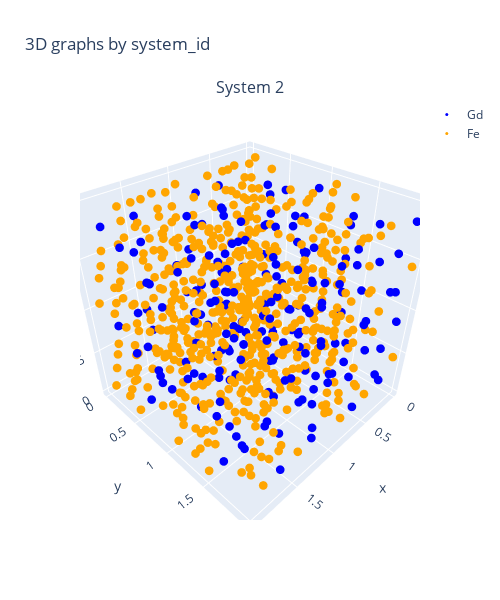

The cell this chart's notebook holds for it:
### Code cell
plot_systems_3d(dataset, systems=[2], show_edges=False)

### Figure 1 — Plotly figure (JSON) as saved in the notebook; plotly's stock layout.template omitted (floating-point values rounded to 4 significant figures; data arrays with more than 128 entries replaced by an {"elided": "..."} marker saying what was removed)
{"data": [{"marker": {"color": "blue", "size": 3}, "mode": "markers", "name": "Gd", "scene": "scene", "showlegend": true, "type": "scatter3d", "x": {"elided": "192 float values"}, "y": {"elided": "192 float values"}, "z": {"elided": "192 float values"}}, {"marker": {"color": "orange", "size": 3}, "mode": "markers", "name": "Fe", "scene": "scene", "showlegend": true, "type": "scatter3d", "x": {"elided": "608 float values"}, "y": {"elided": "608 float values"}, "z": {"elided": "608 float values"}}], "layout": {"annotations": [{"font": {"size": 16}, "showarrow": false, "text": "System 2", "x": 0.5, "xanchor": "center", "xref": "paper", "y": 1, "yanchor": "bottom", "yref": "paper"}], "height": 600, "scene": {"aspectmode": "data", "domain": {"x": [0, 1], "y": [0, 1]}}, "title": {"text": "3D graphs by system_id"}, "width": 500}}
